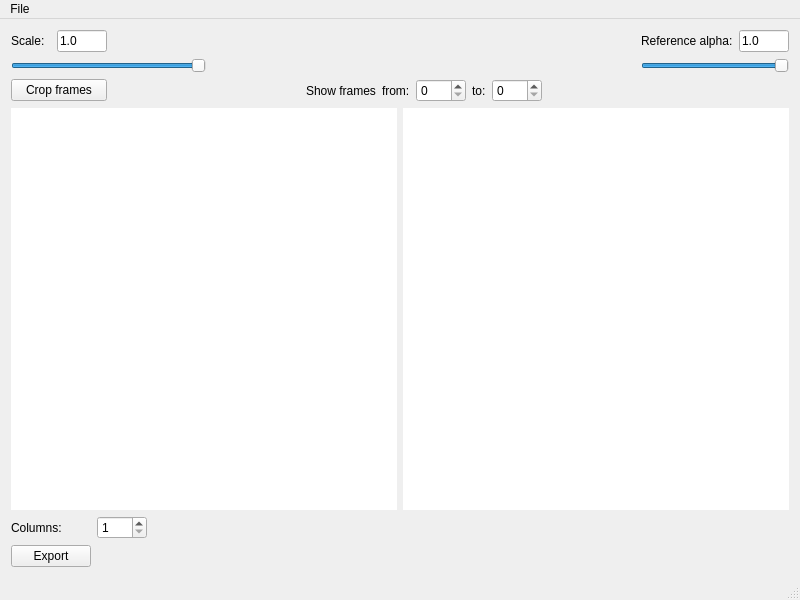
<?xml version="1.0" encoding="UTF-8"?>
<ui version="4.0">
 <class>SpriteSheetEditor</class>
 <widget class="QMainWindow" name="SpriteSheetEditor">
  <property name="geometry">
   <rect>
    <x>0</x>
    <y>0</y>
    <width>800</width>
    <height>600</height>
   </rect>
  </property>
  <property name="sizePolicy">
   <sizepolicy hsizetype="Fixed" vsizetype="Fixed">
    <horstretch>0</horstretch>
    <verstretch>0</verstretch>
   </sizepolicy>
  </property>
  <property name="minimumSize">
   <size>
    <width>800</width>
    <height>600</height>
   </size>
  </property>
  <property name="acceptDrops">
   <bool>true</bool>
  </property>
  <property name="windowTitle">
   <string>SpriteSheetEditor</string>
  </property>
  <widget class="QWidget" name="centralWidget">
   <property name="sizePolicy">
    <sizepolicy hsizetype="Expanding" vsizetype="Expanding">
     <horstretch>0</horstretch>
     <verstretch>0</verstretch>
    </sizepolicy>
   </property>
   <layout class="QGridLayout" name="gridLayout_3">
    <item row="2" column="0">
     <layout class="QFormLayout" name="formLayout">
      <item row="0" column="0">
       <widget class="QLabel" name="label_5">
        <property name="maximumSize">
         <size>
          <width>70</width>
          <height>16777215</height>
         </size>
        </property>
        <property name="text">
         <string>Columns:</string>
        </property>
       </widget>
      </item>
      <item row="0" column="1">
       <widget class="QSpinBox" name="spinBox_3">
        <property name="maximumSize">
         <size>
          <width>50</width>
          <height>16777215</height>
         </size>
        </property>
        <property name="minimum">
         <number>1</number>
        </property>
       </widget>
      </item>
      <item row="2" column="0">
       <widget class="QPushButton" name="pushButton_2">
        <property name="sizePolicy">
         <sizepolicy hsizetype="Minimum" vsizetype="Fixed">
          <horstretch>1</horstretch>
          <verstretch>0</verstretch>
         </sizepolicy>
        </property>
        <property name="maximumSize">
         <size>
          <width>16777215</width>
          <height>16777215</height>
         </size>
        </property>
        <property name="text">
         <string>Export</string>
        </property>
       </widget>
      </item>
     </layout>
    </item>
    <item row="1" column="0">
     <layout class="QGridLayout" name="gridLayout_4">
      <item row="0" column="1">
       <widget class="QGraphicsView" name="graphicsView">
        <property name="sizePolicy">
         <sizepolicy hsizetype="Expanding" vsizetype="Expanding">
          <horstretch>0</horstretch>
          <verstretch>0</verstretch>
         </sizepolicy>
        </property>
        <property name="maximumSize">
         <size>
          <width>1920</width>
          <height>1080</height>
         </size>
        </property>
        <property name="frameShape">
         <enum>QFrame::NoFrame</enum>
        </property>
        <property name="frameShadow">
         <enum>QFrame::Plain</enum>
        </property>
        <property name="lineWidth">
         <number>0</number>
        </property>
        <property name="verticalScrollBarPolicy">
         <enum>Qt::ScrollBarAsNeeded</enum>
        </property>
        <property name="horizontalScrollBarPolicy">
         <enum>Qt::ScrollBarAsNeeded</enum>
        </property>
        <property name="interactive">
         <bool>false</bool>
        </property>
        <property name="sceneRect">
         <rectf>
          <x>0.000000000000000</x>
          <y>0.000000000000000</y>
          <width>0.000000000000000</width>
          <height>0.000000000000000</height>
         </rectf>
        </property>
        <property name="alignment">
         <set>Qt::AlignLeading|Qt::AlignLeft|Qt::AlignTop</set>
        </property>
        <property name="viewportUpdateMode">
         <enum>QGraphicsView::FullViewportUpdate</enum>
        </property>
       </widget>
      </item>
      <item row="0" column="2">
       <widget class="QGraphicsView" name="graphicsView_2">
        <property name="maximumSize">
         <size>
          <width>1920</width>
          <height>1080</height>
         </size>
        </property>
        <property name="frameShape">
         <enum>QFrame::NoFrame</enum>
        </property>
        <property name="frameShadow">
         <enum>QFrame::Plain</enum>
        </property>
        <property name="lineWidth">
         <number>0</number>
        </property>
        <property name="alignment">
         <set>Qt::AlignLeading|Qt::AlignLeft|Qt::AlignTop</set>
        </property>
        <property name="viewportUpdateMode">
         <enum>QGraphicsView::FullViewportUpdate</enum>
        </property>
       </widget>
      </item>
     </layout>
    </item>
    <item row="0" column="0">
     <layout class="QGridLayout" name="gridLayout_2">
      <property name="sizeConstraint">
       <enum>QLayout::SetFixedSize</enum>
      </property>
      <property name="spacing">
       <number>6</number>
      </property>
      <item row="1" column="1">
       <widget class="QLabel" name="label">
        <property name="sizePolicy">
         <sizepolicy hsizetype="Expanding" vsizetype="Fixed">
          <horstretch>0</horstretch>
          <verstretch>0</verstretch>
         </sizepolicy>
        </property>
        <property name="maximumSize">
         <size>
          <width>40</width>
          <height>16777215</height>
         </size>
        </property>
        <property name="text">
         <string>Scale:</string>
        </property>
        <property name="alignment">
         <set>Qt::AlignLeading|Qt::AlignLeft|Qt::AlignTop</set>
        </property>
       </widget>
      </item>
      <item row="1" column="2">
       <widget class="QLineEdit" name="lineEdit">
        <property name="sizePolicy">
         <sizepolicy hsizetype="Expanding" vsizetype="Fixed">
          <horstretch>0</horstretch>
          <verstretch>0</verstretch>
         </sizepolicy>
        </property>
        <property name="maximumSize">
         <size>
          <width>50</width>
          <height>16777215</height>
         </size>
        </property>
        <property name="text">
         <string>1.0</string>
        </property>
        <property name="readOnly">
         <bool>true</bool>
        </property>
       </widget>
      </item>
      <item row="4" column="5">
       <widget class="QLabel" name="label_2">
        <property name="text">
         <string>Show frames</string>
        </property>
       </widget>
      </item>
      <item row="1" column="11">
       <widget class="QLabel" name="label_6">
        <property name="text">
         <string>Reference alpha:</string>
        </property>
       </widget>
      </item>
      <item row="3" column="11" colspan="2">
       <widget class="QSlider" name="horizontalSlider_2">
        <property name="maximum">
         <number>1000</number>
        </property>
        <property name="value">
         <number>1000</number>
        </property>
        <property name="orientation">
         <enum>Qt::Horizontal</enum>
        </property>
       </widget>
      </item>
      <item row="4" column="9">
       <widget class="QSpinBox" name="spinBox_2">
        <property name="minimumSize">
         <size>
          <width>50</width>
          <height>0</height>
         </size>
        </property>
        <property name="maximum">
         <number>999</number>
        </property>
       </widget>
      </item>
      <item row="1" column="10">
       <spacer name="horizontalSpacer">
        <property name="orientation">
         <enum>Qt::Horizontal</enum>
        </property>
        <property name="sizeHint" stdset="0">
         <size>
          <width>40</width>
          <height>20</height>
         </size>
        </property>
       </spacer>
      </item>
      <item row="4" column="7">
       <widget class="QSpinBox" name="spinBox">
        <property name="minimumSize">
         <size>
          <width>50</width>
          <height>0</height>
         </size>
        </property>
        <property name="maximum">
         <number>999</number>
        </property>
       </widget>
      </item>
      <item row="4" column="6">
       <widget class="QLabel" name="label_3">
        <property name="text">
         <string>from:</string>
        </property>
       </widget>
      </item>
      <item row="4" column="1" colspan="2">
       <widget class="QPushButton" name="pushButton">
        <property name="maximumSize">
         <size>
          <width>100</width>
          <height>16777215</height>
         </size>
        </property>
        <property name="text">
         <string>Crop frames</string>
        </property>
       </widget>
      </item>
      <item row="1" column="12">
       <widget class="QLineEdit" name="lineEdit_2">
        <property name="maximumSize">
         <size>
          <width>50</width>
          <height>16777215</height>
         </size>
        </property>
        <property name="inputMethodHints">
         <set>Qt::ImhNone</set>
        </property>
        <property name="text">
         <string>1.0</string>
        </property>
        <property name="readOnly">
         <bool>true</bool>
        </property>
       </widget>
      </item>
      <item row="4" column="8">
       <widget class="QLabel" name="label_4">
        <property name="text">
         <string>to:</string>
        </property>
       </widget>
      </item>
      <item row="4" column="4">
       <spacer name="horizontalSpacer_4">
        <property name="orientation">
         <enum>Qt::Horizontal</enum>
        </property>
        <property name="sizeHint" stdset="0">
         <size>
          <width>40</width>
          <height>20</height>
         </size>
        </property>
       </spacer>
      </item>
      <item row="1" column="3">
       <spacer name="horizontalSpacer_3">
        <property name="orientation">
         <enum>Qt::Horizontal</enum>
        </property>
        <property name="sizeHint" stdset="0">
         <size>
          <width>40</width>
          <height>20</height>
         </size>
        </property>
       </spacer>
      </item>
      <item row="1" column="4">
       <spacer name="horizontalSpacer_5">
        <property name="orientation">
         <enum>Qt::Horizontal</enum>
        </property>
        <property name="sizeHint" stdset="0">
         <size>
          <width>40</width>
          <height>20</height>
         </size>
        </property>
       </spacer>
      </item>
      <item row="3" column="1" colspan="3">
       <widget class="QSlider" name="horizontalSlider">
        <property name="sizePolicy">
         <sizepolicy hsizetype="Expanding" vsizetype="Minimum">
          <horstretch>0</horstretch>
          <verstretch>0</verstretch>
         </sizepolicy>
        </property>
        <property name="maximumSize">
         <size>
          <width>16777215</width>
          <height>16777215</height>
         </size>
        </property>
        <property name="maximum">
         <number>1000</number>
        </property>
        <property name="value">
         <number>1000</number>
        </property>
        <property name="sliderPosition">
         <number>1000</number>
        </property>
        <property name="orientation">
         <enum>Qt::Horizontal</enum>
        </property>
        <property name="invertedAppearance">
         <bool>false</bool>
        </property>
        <property name="tickPosition">
         <enum>QSlider::NoTicks</enum>
        </property>
        <property name="tickInterval">
         <number>0</number>
        </property>
       </widget>
      </item>
      <item row="4" column="11" colspan="2">
       <spacer name="horizontalSpacer_2">
        <property name="orientation">
         <enum>Qt::Horizontal</enum>
        </property>
        <property name="sizeHint" stdset="0">
         <size>
          <width>40</width>
          <height>20</height>
         </size>
        </property>
       </spacer>
      </item>
     </layout>
    </item>
   </layout>
  </widget>
  <widget class="QMenuBar" name="menuBar">
   <property name="geometry">
    <rect>
     <x>0</x>
     <y>0</y>
     <width>800</width>
     <height>19</height>
    </rect>
   </property>
   <property name="defaultUp">
    <bool>false</bool>
   </property>
   <property name="nativeMenuBar">
    <bool>true</bool>
   </property>
   <widget class="QMenu" name="menuSpritesheet_Editor">
    <property name="title">
     <string>File</string>
    </property>
    <addaction name="actionImport"/>
    <addaction name="actionImport_reference"/>
    <addaction name="separator"/>
    <addaction name="actionExit"/>
   </widget>
   <addaction name="menuSpritesheet_Editor"/>
  </widget>
  <widget class="QStatusBar" name="statusBar">
   <property name="toolTip">
    <string/>
   </property>
   <property name="sizeGripEnabled">
    <bool>true</bool>
   </property>
  </widget>
  <action name="actionImport">
   <property name="text">
    <string>Import frames ...</string>
   </property>
  </action>
  <action name="actionExit">
   <property name="text">
    <string>Exit</string>
   </property>
  </action>
  <action name="actionImport_reference">
   <property name="text">
    <string>Import reference ...</string>
   </property>
  </action>
 </widget>
 <layoutdefault spacing="6" margin="11"/>
 <resources/>
 <connections/>
</ui>
